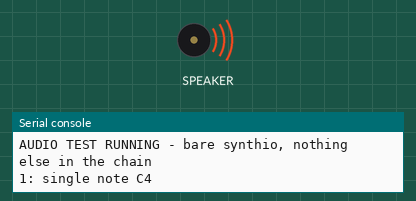
Recording of a program running on a simulated Raspberry Pi Pico running CircuitPython. Shown: buzzer (waves = sounding), the last lines printed to the serial console. Audio playback is drawn as a buzzer.

Above: at 1.0 s.
At 13.2 s:
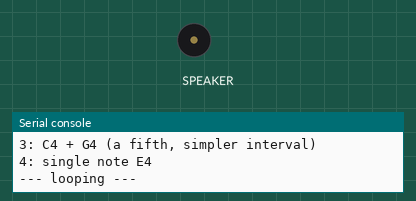
Timing chart, 0 to 18.6 s (numbered marks = the images above):
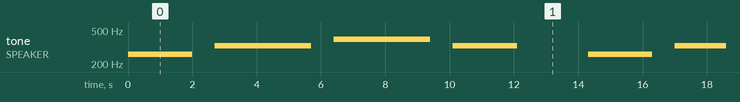

The program:

audio_test.py
```python
"""Isolation test for the chord problem.

Deploy this AS code.py to hear it; restore the real code.py afterwards.

It plays the same three things over and over, with a gap between each, using
the BAREST possible chain: synthio straight into the I2S amp. No mixer, no
echo, no filter, no wave tables of ours, no envelopes, no pot.

If chords sound clean here, the fault is in our audio chain and we bisect it.
If they still sound bad here, the fault is the amplifier, the speaker or the
wiring, and no amount of code will fix it.
"""

import array
import math
import time

import audiobusio
import board
import synthio

SAMPLE_RATE = 44100

# Well under full scale, so nothing can clip no matter what
LEVEL = 0.3

# synthio's built-in waveform is a square wave. A square-wave major third is
# naturally buzzy and made this test report a false "distortion" result. Use
# an explicit sine table so any roughness we hear really comes after synthio.
TABLE_LEN = 256
SINE = array.array(
    "h",
    (
        int(32767 * math.sin(2 * math.pi * i / TABLE_LEN))
        for i in range(TABLE_LEN)
    ),
)

C4 = 261.63
E4 = 329.63
G4 = 392.00

i2s = audiobusio.I2SOut(
    bit_clock=board.GP14,
    word_select=board.GP15,
    data=board.GP13,
)

synth = synthio.Synthesizer(
    sample_rate=SAMPLE_RATE,
    channel_count=1,
)

i2s.play(synth)

print("AUDIO TEST RUNNING - bare synthio, nothing else in the chain")


def play(freqs, seconds, label):
    print(label)

    notes = [
        synthio.Note(frequency=f, waveform=SINE, amplitude=LEVEL)
        for f in freqs
    ]

    for note in notes:
        synth.press(note)

    time.sleep(seconds)

    synth.release_all()
    time.sleep(0.7)


while True:
    play([C4], 2.0, "1: single note C4")
    play([C4, E4], 3.0, "2: C4 + E4 together  <-- the problem case")
    play([C4, G4], 3.0, "3: C4 + G4 (a fifth, simpler interval)")
    play([E4], 2.0, "4: single note E4")

    print("--- looping ---")
    time.sleep(1.5)
```

Measured:
- by itself, tone on SPEAKER: repeats every 14.3 s: silent 0.70 s, 329 Hz 3.0 s, silent 0.70 s, 392 Hz 3.0 s, silent 0.70 s, 329 Hz 2.0 s, silent 2.2 s, 261 Hz 2.0 s
